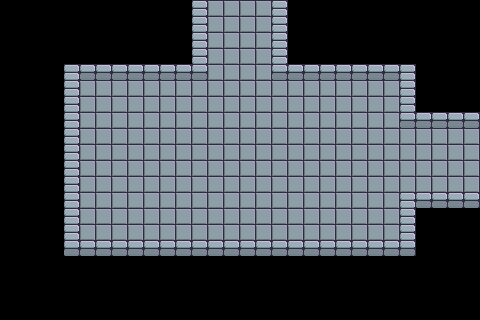

The image is a tile-based game level rendered from a .tmx file. Its description and complete source (layers, tilesets, objects, tile grids) follow:
An orthogonal 30x20 tile map with 16x16 px tiles, 1 tile layer (Tile Layer 1).

<map version="1.2" tiledversion="1.3.3" orientation="orthogonal" renderorder="right-down" width="30" height="20" tilewidth="16" tileheight="16" infinite="0" nextlayerid="2" nextobjectid="1">
 <editorsettings>
  <export target="3_top_right.lua" format="lua" />
 </editorsettings>
 <tileset firstgid="1" source="../../assets/map/tileset_brootal.tsx" />
 <layer id="1" name="Tile Layer 1" width="30" height="20">
  <data encoding="csv">
0,0,0,0,0,0,0,0,0,0,0,0,4,2,2,2,2,4,0,0,0,0,0,0,0,0,0,0,0,0,
0,0,0,0,0,0,0,0,0,0,0,0,4,2,2,2,2,4,0,0,0,0,0,0,0,0,0,0,0,0,
0,0,0,0,0,0,0,0,0,0,0,0,4,2,2,2,2,4,0,0,0,0,0,0,0,0,0,0,0,0,
0,0,0,79,0,0,0,0,0,0,0,0,4,2,2,2,2,4,0,0,0,0,0,0,0,0,0,0,0,0,
0,0,0,53,4,5,5,5,5,5,5,5,5,2,2,2,2,5,5,5,5,5,5,5,5,4,54,0,0,0,
0,0,0,53,4,2,2,2,2,2,2,2,2,2,2,2,2,2,2,2,2,2,2,2,2,4,54,0,0,0,
0,0,0,53,4,2,2,2,2,2,2,2,2,2,2,2,2,2,2,2,2,2,2,2,2,4,0,0,0,0,
0,0,0,53,4,2,2,2,2,2,2,2,2,2,2,2,2,2,2,2,2,2,2,2,2,5,5,5,5,5,
0,0,0,53,4,2,2,2,2,2,2,2,2,2,2,2,2,2,2,2,2,2,2,2,2,2,2,2,2,2,
0,0,0,53,4,2,2,2,2,2,2,2,2,2,2,2,2,2,2,2,2,2,2,2,2,2,2,2,2,2,
0,0,0,53,4,2,2,2,2,2,2,2,2,2,2,2,2,2,2,2,2,2,2,2,2,2,2,2,2,2,
0,0,0,53,4,2,2,2,2,2,2,2,2,2,2,2,2,2,2,2,2,2,2,2,2,2,2,2,2,2,
0,0,0,53,4,2,2,2,2,2,2,2,2,2,2,2,2,2,2,2,2,2,2,2,2,4,5,5,5,5,
0,0,0,53,4,2,2,2,2,2,2,2,2,2,2,2,2,2,2,2,2,2,2,2,2,4,54,0,0,0,
0,0,0,53,4,2,2,2,2,2,2,2,2,2,2,2,2,2,2,2,2,2,2,2,2,4,54,0,0,0,
0,0,0,53,5,5,5,5,5,5,5,5,5,5,5,5,5,5,5,5,5,5,5,5,5,5,54,0,0,0,
0,0,0,0,0,0,0,0,0,0,0,0,0,0,0,0,0,0,0,0,0,0,0,0,0,0,106,0,0,0,
0,0,0,0,0,0,0,0,0,0,0,0,0,0,0,0,0,0,0,0,0,0,0,0,0,0,0,0,0,0,
0,0,0,0,0,0,0,0,0,0,0,0,0,0,0,0,0,0,0,0,0,0,0,0,0,0,0,0,0,0,
0,0,0,0,0,0,0,0,0,0,0,0,0,0,0,0,0,0,0,0,0,0,0,0,0,0,0,0,0,0
</data>
 </layer>
</map>
